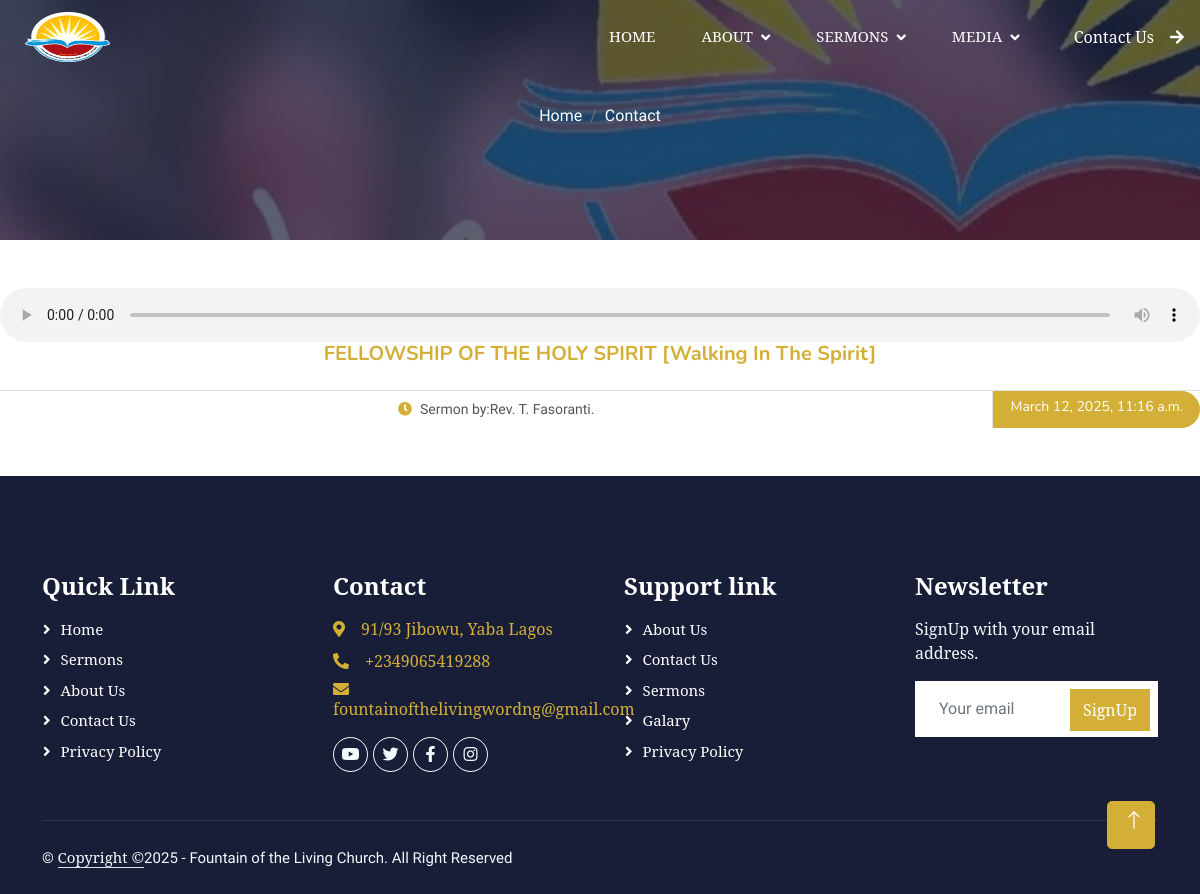
Page /audio_sermons_detail/8/ on the committed database.
### fountain/models.py (models this page shows, shortened)
class ChurchAudioSermons(models.Model):
    audio_Sermons_time = models.CharField(max_length=255, blank=True, null=True)
    audio_sermons_title = models.TextField(max_length=255)
    audio_sermons_preach_by = models.CharField(max_length=100, blank=True, null=True)
    audio_sermons = models.FileField(upload_to='audio/')
    audio_sermons_publish_date = models.DateTimeField (auto_now_add= True)
    audio_sermons_author = models.ForeignKey(User, on_delete=models.CASCADE)
    class Meta:
        ordering =['-audio_sermons_publish_date']

### fountain/views.py (the view, shortened to what this page needs)
# urls.py: path('audio_sermons_detail/<int:pk>/', AudioSermonsArticleDetail.as_view(), name="audio_sermons_detail"),
class AudioSermonsArticleDetail(DetailView):
    model = ChurchAudioSermons
    template_name = 'fountainchurch/audio_article_detail.html'

### templates/fountainchurch/audio_article_detail.html (shortened to what this page needs)
{% extends "base.html" %}
{% load static %}
{% block content%}
  <div class="container-fluid bg-primary py-5 mb-5 page-header">
    <div class="container py-5">
        <div class="row justify-content-center">
            <div class="col-lg-10 text-center">
                <nav aria-label="breadcrumb">
                    <ol class="breadcrumb justify-content-center">
                        <li class="breadcrumb-item"><a class="text-white" href="{% url 'home' %}">Home</a></li>
                        <li class="breadcrumb-item"><a class="text-white" href="{% url 'contact' %}">Contact</a></li>
                    </ol>
                </nav>
            </div>
        </div>
    </div>
</div>
        <audio loop controls width="100%" height="40%" style="width: 100%; object-fit: cover; border-radius: 5px;">
            <source src="{{ object.audio_sermons.url }}" type="audio/mp4">
        </audio>
          <center><h5 class="mb-4"style="color: #d4af37;">{{ object.audio_sermons_title }}</h5></center>
<div class="d-flex border-top">
    <small class="flex-fill text-center border-end py-2"><i class="fa fa-clock text-primary me-2"></i>Sermon by:{{ object.audio_sermons_preach_by }}</small>
    <small class="flex-shrink-0 btn btn-sm btn-primary px-3" style="border-radius: 0 30px 30px 0;">{{ object.audio_sermons_publish_date }}</small>
</div>
    {% endblock %}

### static/css/style.css (style rules this page uses)
.btn { font-family: 'Nunito', sans-serif; font-weight: 600; transition: .5s; }
h1, .h1, h2, .h2, h3, .h3, h4, .h4, h5, .h5, h6, .h6 { margin-top: 0; margin-bottom: .5rem; font-family: sans-serif; font-weight: 700; line-height: 1.2; color: #181d38; }
body { margin: 0; font-family: sans-serif; font-size: 1rem; font-weight: 400; line-height: 1.5; color: #52565b; background-color: #fff; -webkit-text-size-adjust: 100%; -webkit-tap-highlight-color: rgba(0, 0, 0, 0); }
h1, .h1, h2, .h2, h3, .h3, h4, .h4, h5, .h5, h6, .h6 { margin-top: 0; margin-bottom: .5rem; font-family: Georgia; font-weight: 700; line-height: 1.2; color: #181d38; }
.btn.btn-primary, .btn.btn-secondary { color: #FFFFFF; }
.page-header { background: linear-gradient(rgba(24, 29, 56, .7), rgba(24, 29, 56, .7)), url(../img/carousel-1.jpg); background-position: center center; background-repeat: no-repeat; background-size: cover; }
.breadcrumb-item + .breadcrumb-item::before { color: var(--light); }

### rows in the picture
ChurchAudioSermons: audio_sermons_title "FELLOWSHIP OF THE HOLY SPIRIT [Walking In The Spirit]", audio_sermons_preach_by "Rev. T. Fasoranti.", audio_sermons_publish_date "March 12, 2025, 11:16 a.m."
